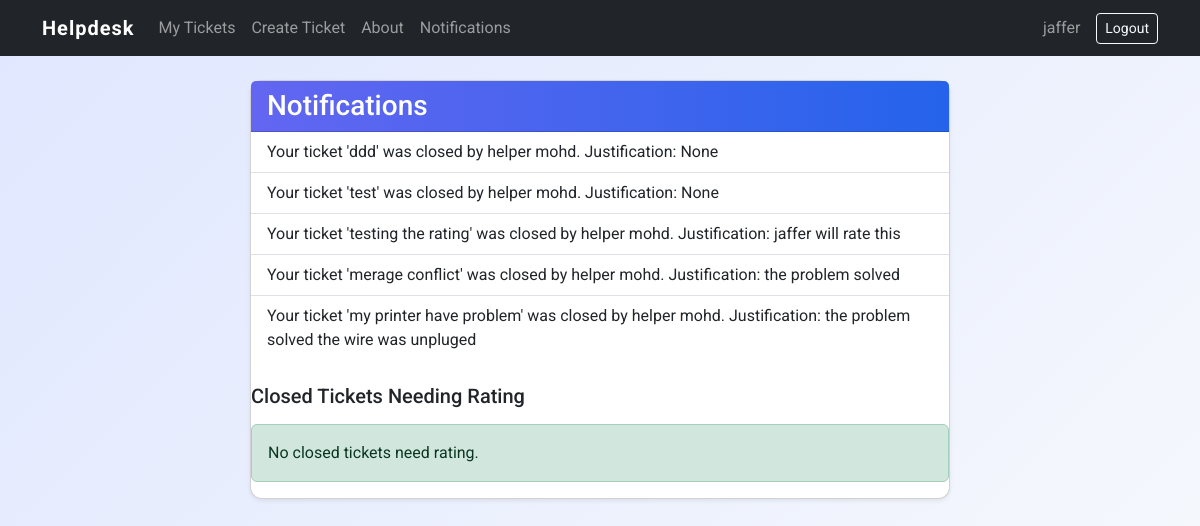
The page /tickets/notifications/ (signed in) on the database its author committed.
### tickets/models.py (models this page shows, shortened)
class MyUser(AbstractUser):
    ROLE_CHOICES = [
        ('staff', 'Staff'),
        ('helper', 'Helper'),
    ]
    GENDER_CHOICES = [
        ('male', 'Male'),
        ('female', 'Female'),
    ]
    role = models.CharField(max_length=20, choices=ROLE_CHOICES, default='staff')
    gender = models.CharField(max_length=10, choices=GENDER_CHOICES, default='male')
    birth_date = models.DateField(null=True, blank=True)

class Notification(models.Model):
    user = models.ForeignKey(settings.AUTH_USER_MODEL, on_delete=models.CASCADE, related_name='notifications')
    message = models.TextField()
    is_read = models.BooleanField(default=False)
    created_at = models.DateTimeField(auto_now_add=True)

### tickets/views.py (the view, shortened to what this page needs)
# urls.py: path('notifications/', views.notifications, name='notifications'),
@login_required
def notifications(request):
    user = request.user
    user.notifications.filter(is_read=False).update(is_read=True)
    unread_count = 0
    rating_error = None
    tickets_to_rate = []
    if hasattr(user, 'role') and user.role == 'staff':
        tickets_to_rate = user.tickets.filter(status='closed', rating__isnull=True)
    return render(request, 'tickets/notifications.html', {
        'unread_count': unread_count,
        'tickets_to_rate': tickets_to_rate,
        'rating_error': rating_error,
    })

### tickets/templates/tickets/notifications.html (shortened to what this page needs)
{% extends 'tickets/base.html' %}
{% block content %}
<div class="mx-auto" style="max-width: 700px;">
  <div class="card shadow-sm mb-4">
    <div class="card-header bg-dark text-white">
      <h3 class="mb-0">Notifications</h3>
    </div>
    <div class="card-body p-0">
      {% if user.notifications.all %}
        <div class="list-group list-group-flush">
          {% for notification in user.notifications.all %}
            <div class="list-group-item d-flex justify-content-between align-items-center {% if not notification.is_read %}list-group-item-info fw-bold{% endif %}">
              <span class="mb-0 {% if not notification.is_read %}text-primary{% endif %}">{{ notification.message }}</span>
            </div>
          {% empty %}
            <div class="list-group-item text-muted">No notifications.</div>
          {% endfor %}
        </div>
      {% else %}
        <div class="alert alert-info m-3">No notifications.</div>
      {% endif %}
      {% if user.role == 'staff' %}
        <div class="mt-4">
          <h5>Closed Tickets Needing Rating</h5>
          {% if tickets_to_rate %}
            <ul class="list-group">
              {% for ticket in tickets_to_rate %}
                <li class="list-group-item bg-dark text-white mb-2">
                  <div class="d-flex justify-content-between align-items-center">
                    <div>
                      <strong>{{ ticket.title }}</strong> <span class="badge bg-info text-dark">Closed</span>
                      <div class="small text-muted">Created: {{ ticket.created_at|date:"Y-m-d H:i" }}</div>
                    </div>
                    <form method="post" class="d-flex align-items-center ms-3">
                      {% csrf_token %}
                      <input type="hidden" name="ticket_id" value="{{ ticket.id }}">
                      <label for="rating-{{ ticket.id }}" class="form-label mb-0 me-2">Rate (1-5):</label>
                      <input type="number" name="rating" id="rating-{{ ticket.id }}" min="1" max="5" required class="form-control w-auto d-inline-block me-2">
                      <button type="submit" class="btn btn-primary btn-sm">Submit</button>
                    </form>
                  </div>
                </li>
              {% endfor %}
            </ul>
          {% else %}
            <div class="alert alert-success mt-3">No closed tickets need rating.</div>
          {% endif %}
        </div>
      {% endif %}
    </div>
  </div>
</div>
{% endblock %}

### tickets/templates/tickets/base.html (shortened to what this page needs)
<!DOCTYPE html>
<html lang="en">
<head>
    <link href="https://cdn.jsdelivr.net/npm/bootstrap@5.3.2/dist/css/bootstrap.min.css" rel="stylesheet">
</head>
<body>
    <nav class="navbar navbar-expand-lg navbar-dark bg-dark">
      <div class="container">
        <a class="navbar-brand" href="{% url 'home' %}">Helpdesk</a>
        <div class="collapse navbar-collapse" id="navbarNav">
          <ul class="navbar-nav me-auto mb-2 mb-lg-0">
            <li class="nav-item"><a class="nav-link" href="{% url 'tickets:ticket_list' %}">My Tickets</a></li>
            <li class="nav-item"><a class="nav-link" href="{% url 'tickets:ticket_create' %}">Create Ticket</a></li>
            <li class="nav-item"><a class="nav-link" href="{% url 'about' %}">About</a></li>
            <li class="nav-item"><a class="nav-link position-relative" href="{% url 'tickets:notifications' %}">Notifications</a></li>
          </ul>
          <ul class="navbar-nav mb-2 mb-lg-0">
            {% if user.is_authenticated %}
              <li class="nav-item"><a class="nav-link" href="{% url 'tickets:profile' %}">{{ user.username }}</a></li>
              <li class="nav-item d-flex align-items-center">
                <form id="logout-form" method="post" action="{% url 'logout' %}" class="mb-0 ms-2">
                  <button type="submit" class="btn btn-outline-light btn-sm">Logout</button>
                </form>
              </li>
            {% else %}
              <li class="nav-item"><a class="nav-link" href="{% url 'home' %}">Login</a></li>
              <li class="nav-item"><a class="nav-link" href="{% url 'signup' %}">Sign Up</a></li>
            {% endif %}
          </ul>
        </div>
      </div>
    </nav>
    <div class="container py-4">
        {% block content %}{% endblock %}
    </div>
</body>
</html>
  </body>
</html>

### tickets/templates/tickets/base.html (style rules this page uses)
body { font-family: 'Roboto', sans-serif; background: linear-gradient(135deg, #e0e7ff 0%, #f8fafc 100%); min-height: 100vh; }
.navbar-brand { font-weight: bold; letter-spacing: 1px; }
.ticket-card, .card { box-shadow: 0 4px 24px 0 rgba(80, 112, 255, 0.10), 0 1.5px 4px 0 rgba(0,0,0,0.04); border-radius: 12px; margin-bottom: 1.5rem; background: #fff; }
.card-header.bg-dark { background: linear-gradient(90deg, #6366f1 0%, #2563eb 100%) !important; }

### rows shown on the page
MyUser: username "jaffer"
Notification: message "Your ticket 'ddd' was closed by helper mohd. Justification: None"
Notification: message "Your ticket 'test' was closed by helper mohd. Justification: None"
Notification: message "Your ticket 'testing the rating' was closed by helper mohd. Justification: jaffer will rate this"
Notification: message "Your ticket 'merage conflict' was closed by helper mohd. Justification: the problem solved"
Notification: message "Your ticket 'my printer have problem' was closed by helper mohd. Justification: the problem solved the wire was unpluged"
